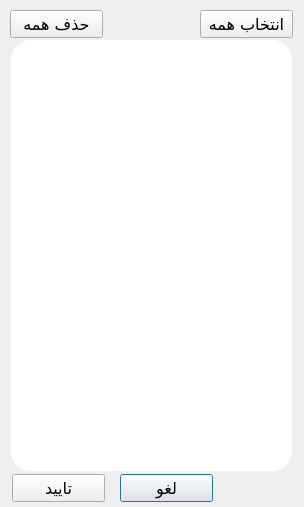
<?xml version="1.0" encoding="UTF-8"?>
<ui version="4.0">
 <class>MaterialsDialog</class>
 <widget class="QDialog" name="MaterialsDialog">
  <property name="geometry">
   <rect>
    <x>0</x>
    <y>0</y>
    <width>304</width>
    <height>507</height>
   </rect>
  </property>
  <property name="minimumSize">
   <size>
    <width>304</width>
    <height>507</height>
   </size>
  </property>
  <property name="maximumSize">
   <size>
    <width>304</width>
    <height>507</height>
   </size>
  </property>
  <property name="windowTitle">
   <string>لیست مواد غذایی</string>
  </property>
  <property name="windowIcon">
   <iconset resource="reso.qrc">
    <normaloff>:/img/app.png</normaloff>:/img/app.png</iconset>
  </property>
  <widget class="QScrollArea" name="scrollArea">
   <property name="geometry">
    <rect>
     <x>11</x>
     <y>40</y>
     <width>281</width>
     <height>431</height>
    </rect>
   </property>
   <property name="layoutDirection">
    <enum>Qt::RightToLeft</enum>
   </property>
   <property name="styleSheet">
    <string notr="true">background-color: rgb(255, 255, 255);
border-radius:20px;</string>
   </property>
   <property name="widgetResizable">
    <bool>true</bool>
   </property>
   <widget class="QWidget" name="scrollAreaWidgetContents">
    <property name="geometry">
     <rect>
      <x>0</x>
      <y>0</y>
      <width>281</width>
      <height>431</height>
     </rect>
    </property>
   </widget>
  </widget>
  <widget class="QPushButton" name="cancelPB">
   <property name="geometry">
    <rect>
     <x>120</x>
     <y>474</y>
     <width>93</width>
     <height>28</height>
    </rect>
   </property>
   <property name="font">
    <font>
     <family>B Nazanin</family>
     <pointsize>12</pointsize>
     <weight>50</weight>
     <bold>false</bold>
    </font>
   </property>
   <property name="text">
    <string>لغو</string>
   </property>
  </widget>
  <widget class="QPushButton" name="okPB">
   <property name="geometry">
    <rect>
     <x>12</x>
     <y>474</y>
     <width>93</width>
     <height>28</height>
    </rect>
   </property>
   <property name="font">
    <font>
     <family>B Nazanin</family>
     <pointsize>12</pointsize>
     <weight>50</weight>
     <bold>false</bold>
    </font>
   </property>
   <property name="text">
    <string>تایید</string>
   </property>
  </widget>
  <widget class="QPushButton" name="selectallPB">
   <property name="geometry">
    <rect>
     <x>200</x>
     <y>10</y>
     <width>93</width>
     <height>28</height>
    </rect>
   </property>
   <property name="font">
    <font>
     <family>B Nazanin</family>
     <pointsize>12</pointsize>
     <weight>50</weight>
     <bold>false</bold>
    </font>
   </property>
   <property name="text">
    <string>انتخاب همه</string>
   </property>
  </widget>
  <widget class="QPushButton" name="deselectallPB">
   <property name="geometry">
    <rect>
     <x>10</x>
     <y>10</y>
     <width>93</width>
     <height>28</height>
    </rect>
   </property>
   <property name="font">
    <font>
     <family>B Nazanin</family>
     <pointsize>12</pointsize>
     <weight>50</weight>
     <bold>false</bold>
    </font>
   </property>
   <property name="text">
    <string>حذف همه</string>
   </property>
  </widget>
 </widget>
 <resources>
  <include location="reso.qrc"/>
 </resources>
 <connections/>
</ui>
